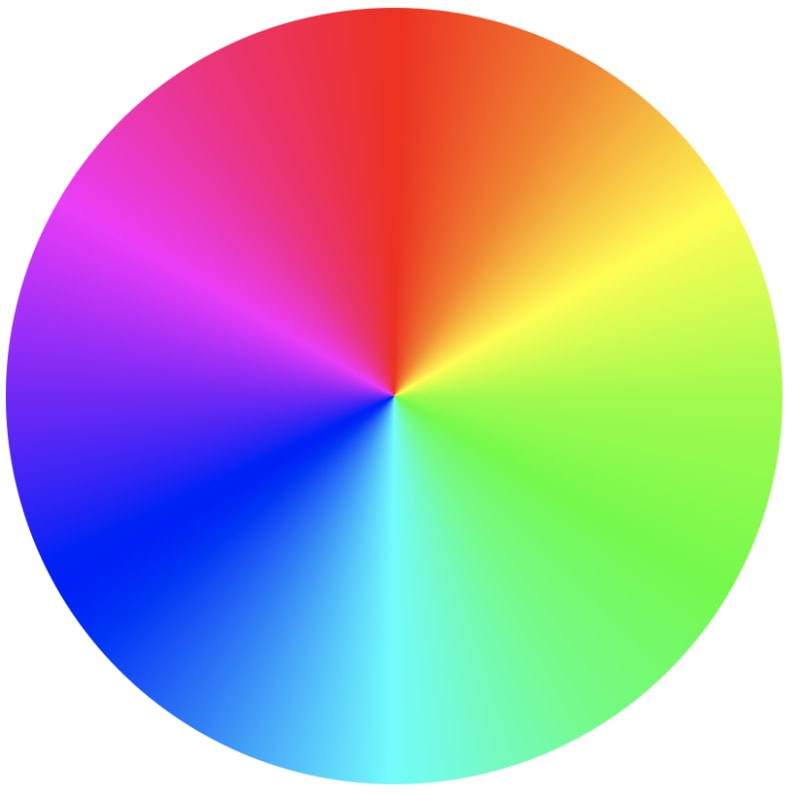
#> input picture trabalho01/circulo_cromatico.jpeg, 800 x 794 px
$ jupyter execute --allow-errors teste.ipynb
#> lines starting #> are read from the running program, lines starting #| are printed output that depends on the picture
[cell 1]
import cv2
import numpy as np
import matplotlib.pyplot as plt

# Carregar a imagem usando o OpenCV
image_path = './circulo_cromatico.jpeg'
image = cv2.imread(image_path)
#> image is the input picture: shape (794, 800, 3); mean B, G, R 178.3, 173.4, 180.5
image = cv2.cvtColor(image, cv2.COLOR_BGR2RGB)

# Definir os valores de matiz (m) e x
m = 120
x = 20

# Converter a imagem de BGR para HSV manualmente
image_rgb_normalized = image / 256.0
r_channel = image_rgb_normalized[:, :, 0]
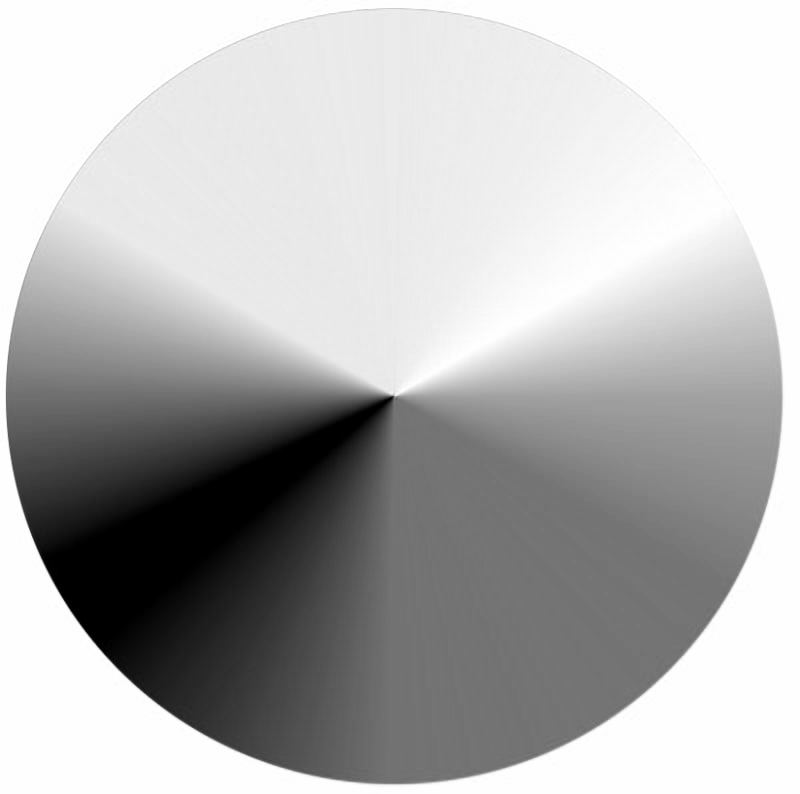
#> r_channel: shape (794, 800) float64; min 0, max 0.996, mean 0.705
g_channel = image_rgb_normalized[:, :, 1]
b_channel = image_rgb_normalized[:, :, 2]

[cell 2]
v_channel = np.max(image_rgb_normalized, axis=2)
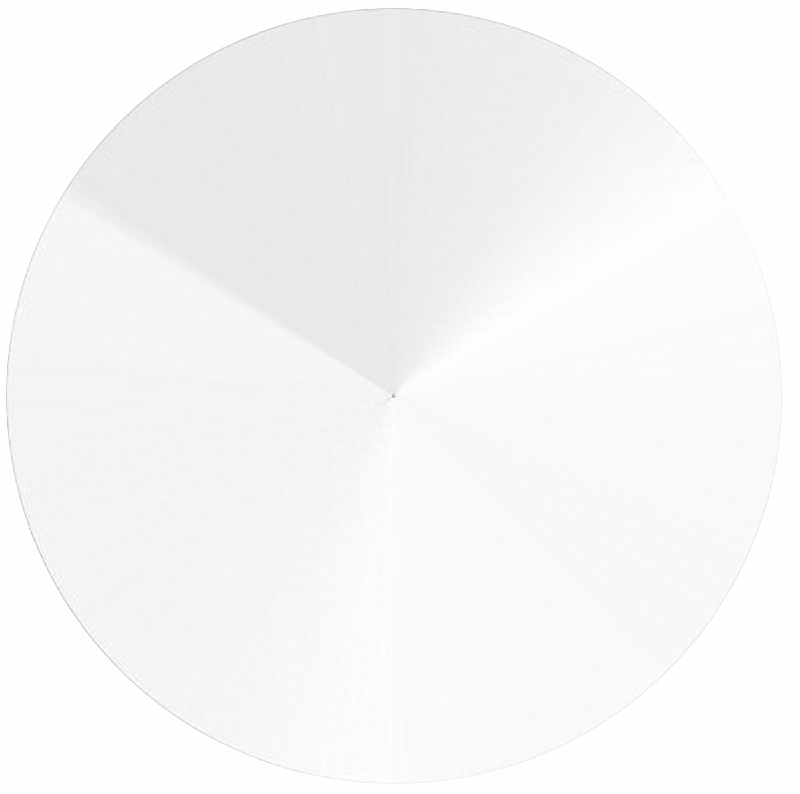
#> v_channel: shape (794, 800) float64; min 0.621, max 0.996, mean 0.967
min_channel = np.min(image_rgb_normalized, axis=2)
s_channel = np.where(v_channel != 0, ((v_channel - min_channel) / v_channel), 0)
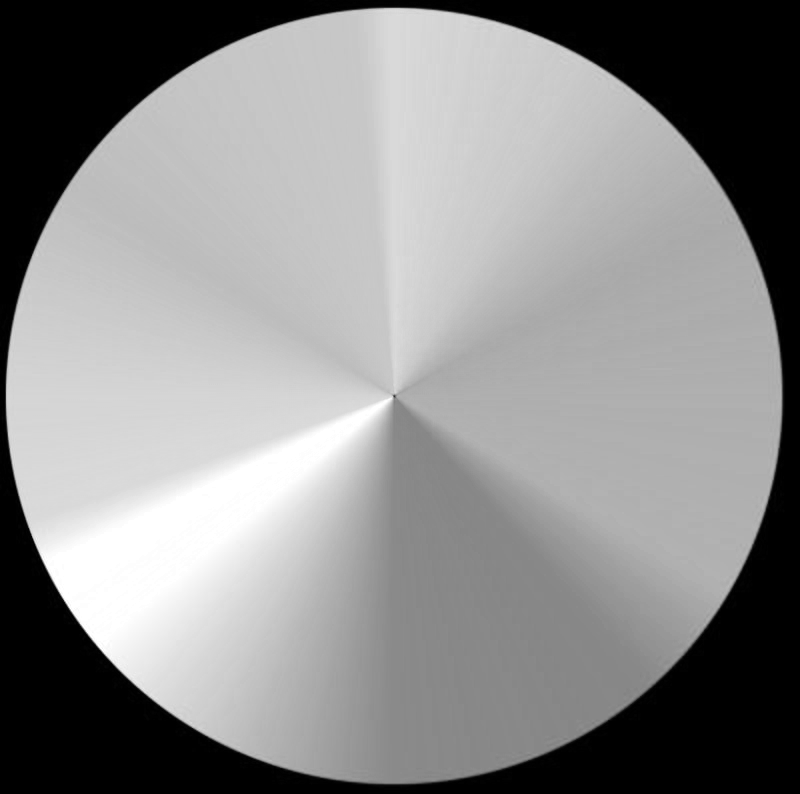
#> s_channel: shape (794, 800) float64; min 0, max 1, mean 0.55

h_channel = np.zeros_like(v_channel)

delta = v_channel - min_channel
delta = np.where(delta == 0, 1e-9, delta)

# Calculando h_channel para diferentes casos
h_channel = np.where(v_channel == r_channel, (60 * (g_channel - b_channel) / delta), h_channel)
h_channel = np.where(v_channel == g_channel, (120 + 60 * (b_channel - r_channel) / delta), h_channel)
h_channel = np.where(v_channel == b_channel, (240 + 60 * (r_channel - g_channel) / delta), h_channel)


h_channel[h_channel < 0] += 360

# Aplicar a alteração na faixa de matizes
lower_bound = (m - x) % 360
upper_bound = (m + x) % 360
h_channel[((h_channel >= lower_bound) & (h_channel <= upper_bound))] = (h_channel[((h_channel >= lower_bound) & (h_channel <= upper_bound))] + 180) % 360
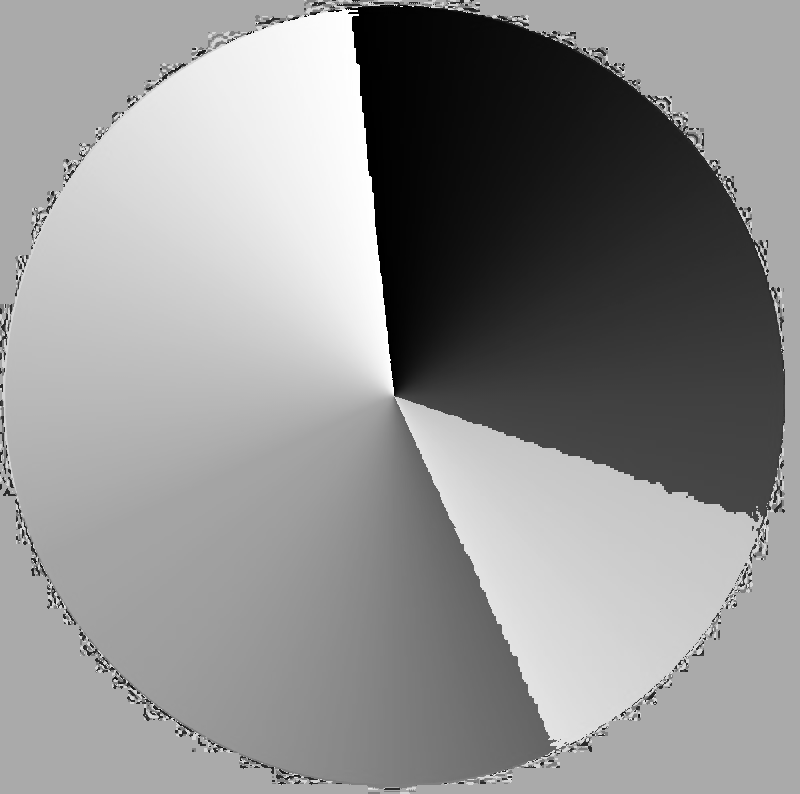
#> h_channel: shape (794, 800) float64; min 0, max 359.7, mean 203.6; drawn with min black and max white

[cell 3]
def hsv2rgb(h, s, v):

    """HSV to RGB

    :param float h: 0.0 - 360.0
    :param float s: 0.0 - 1.0
    :param float v: 0.0 - 1.0
    :return: rgb
    :rtype: list

    """

    c = v * s
    x = c * (1 - abs(((h/60.0) % 2) - 1))
    m = v - c

    print(type(v))
    if 0.0 <= h < 60:
        rgb = (c, x, 0)
    elif 0.0 <= h < 120:
        rgb = (x, c, 0)
    elif 0.0 <= h < 180:
        rgb = (0, c, x)
    elif 0.0 <= h < 240:
        rgb = (0, x, c)
    elif 0.0 <= h < 300:
        rgb = (x, 0, c)
    elif 0.0 <= h < 360:
        rgb = (c, 0, x)

    return list(map(lambda n: (n + m) * 255, rgb))

[cell 4]
teste_img = []
#> (the rest of this cell did not finish here and is left out)

[cell 5]
print(len(h_channel))
#| 794
print(len(s_channel))
#| 794
print(len(v_channel))
#| 794

[cell 6]
# Converter a imagem de volta para RGB manualmente
c = v_channel - s_channel
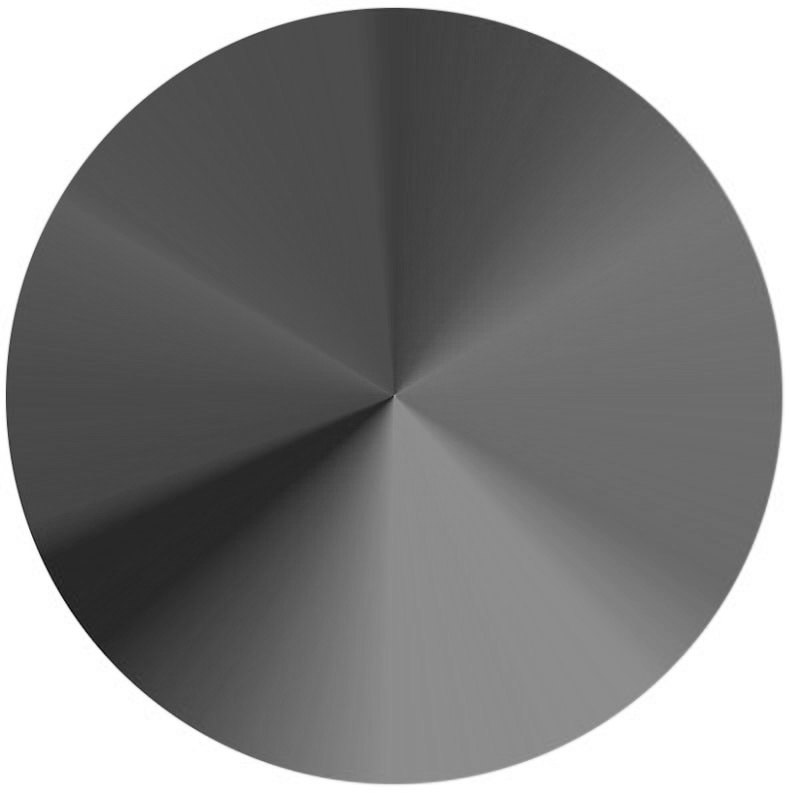
#> c: shape (794, 800) float64; min -0.238, max 0.996, mean 0.417; drawn with min black and max white
x = c * (1 - np.abs((h_channel / 60) % 2 - 1))
m = np.repeat(c[:, :, np.newaxis], 3, axis=2)

r_prime = np.where((0 <= h_channel) & (h_channel < 60), c, np.where((60 <= h_channel) & (h_channel < 120), x, 0))
g_prime = np.where((0 <= h_channel) & (h_channel < 60), x, np.where((60 <= h_channel) & (h_channel < 120), c, np.where((120 <= h_channel) & (h_channel < 180), x, 0)))
b_prime = np.where((120 <= h_channel) & (h_channel < 180), c, np.where((180 <= h_channel) & (h_channel < 240), x, 0))
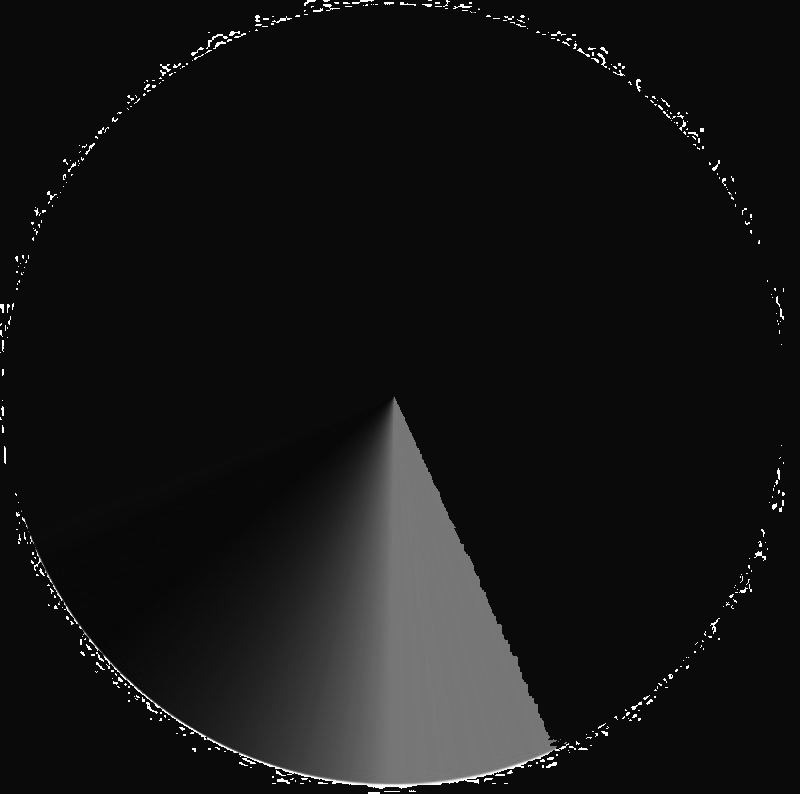
#> b_prime: shape (794, 800) float64; min -0.042, max 0.992, mean 0.0449; drawn with min black and max white

image_rgb_modified = np.clip((m + np.stack((r_prime, g_prime, b_prime), axis=2)), 0, 1)
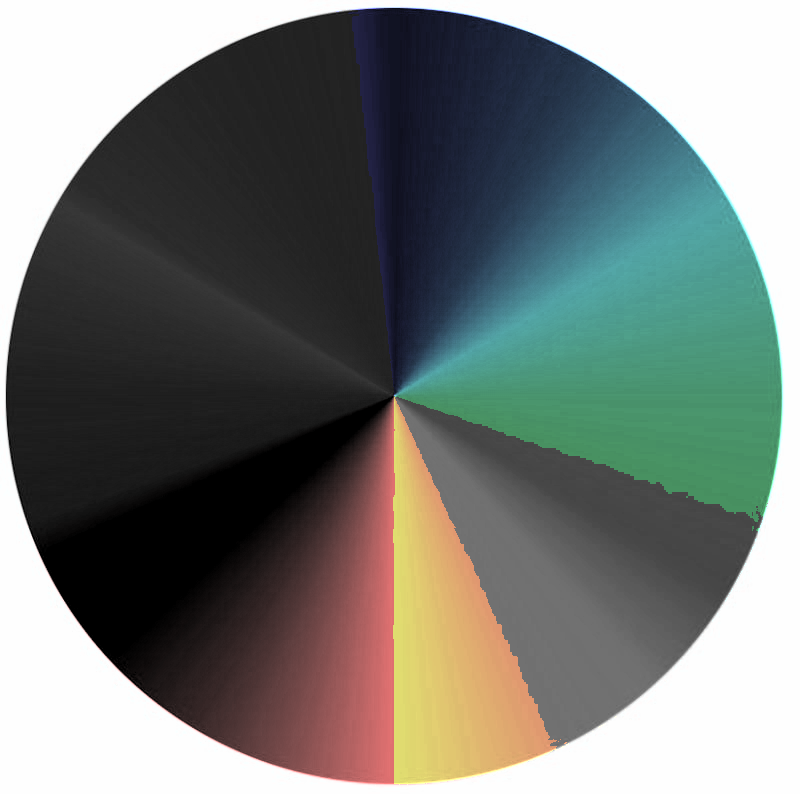
#> image_rgb_modified: shape (794, 800, 3) float64; mean of channels 0, 1, 2 0.461, 0.477, 0.456; drawn as B, G, R

# Voltar ao intervalo [0, 255] e converter para inteiro de 8 bits
image_rgb_modified = (image_rgb_modified * 255).astype(np.uint8)


plt.figure(figsize = ((12, 6)))
plt.subplot(1, 2, 1)
plt.title("Pré", fontsize = 16)
plt.imshow(image)
plt.subplot(1, 2, 2)
plt.imshow(image_rgb_modified)
plt.title("Pós", fontsize = 16)
plt.show()
